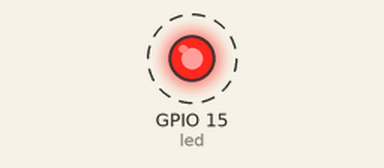
This program was run on a simulated ESP32 board running MicroPython. Parts: output pins drawn as LEDs (lit = HIGH). Wiring (from the project's diagram.json): red LED on GPIO 15. Dashed ring = blinking. What the program prints to the serial console is not drawn.

Above: at 0.2 s.
Timing chart, 0 to 3.0 s (numbered marks = the images above):
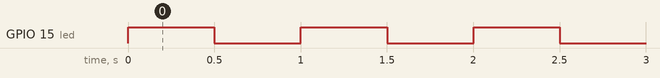

The program:

main.py
```python
from machine import Pin
from utime import sleep

print("Hello World")
led = Pin(15, Pin.OUT)

while True:
    led.on()
    print("Led ligado!!!")
    sleep(0.5)
    led.off()
    print("Led desligado!!!")
    sleep(0.5)  
```

Measured:
- by itself, GPIO 15 (led): alternates HIGH for 0.50 s and LOW for 0.50 s
